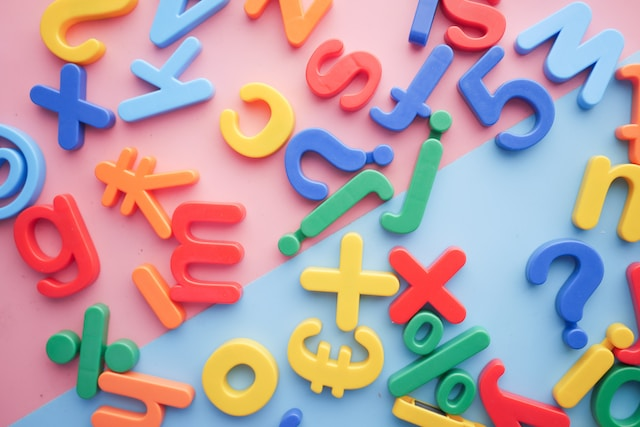
#> input picture image/sample.jpg, 640 x 427 px
$ jupyter execute '57. Basic Atribute and Basic Transformation.ipynb'
#> lines starting #> are read from the running program, lines starting #| are printed output that depends on the picture
[cell 1]
from PIL import Image

img = Image.open('image/sample.jpg')
#> img is the input picture: PIL image 640x427 RGB; mean R, G, B 181.7, 158.4, 164.9
img

[cell 2]
print(img.size, img.format, img.mode)
#| (640, 427) JPEG RGB

[cell 3]
new_width = 500
new_height = 300
img_resized = img.resize((new_width, new_height))
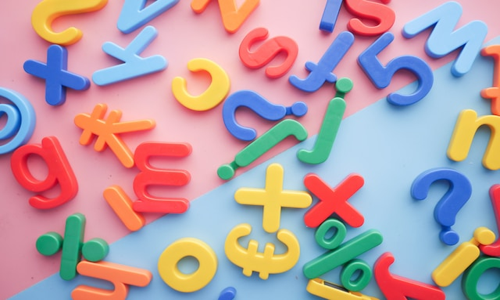
#> img_resized: PIL image 500x300 RGB; mean R, G, B 181.7, 158.4, 164.9
print('Original Image size', img.size)
#| Original Image size (640, 427)
print('New Image Size', img.size)
#| New Image Size (640, 427)

[cell 4]
angle = 90
img_rotated = img.rotate(angle, expand=True)
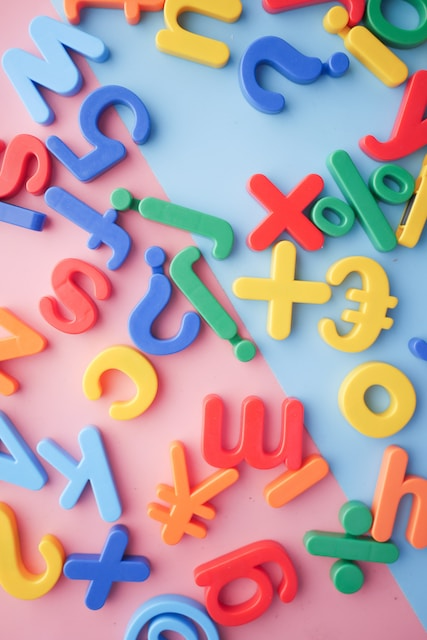
#> img_rotated: PIL image 427x640 RGB; mean R, G, B 181.7, 158.4, 164.9
img_rotated.size
#> Out = (427, 640)

[cell 5]
img_flipped = img.transpose(Image.FLIP_LEFT_RIGHT)
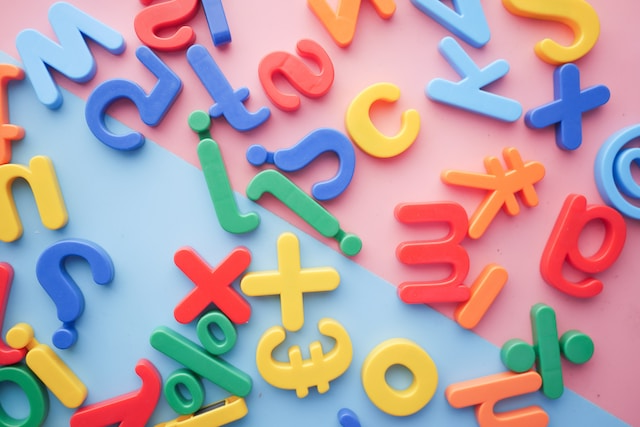
#> img_flipped: PIL image 640x427 RGB; mean R, G, B 181.7, 158.4, 164.9

[cell 6]
img_flipped

[cell 7]
left, top, right, bottom = 10, 10, 300, 200
img_cropped = img.crop((left, top, right, bottom))
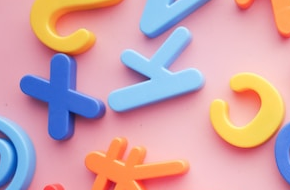
#> img_cropped: PIL image 290x190 RGB; mean R, G, B 206.7, 163.3, 169.8
img_cropped
